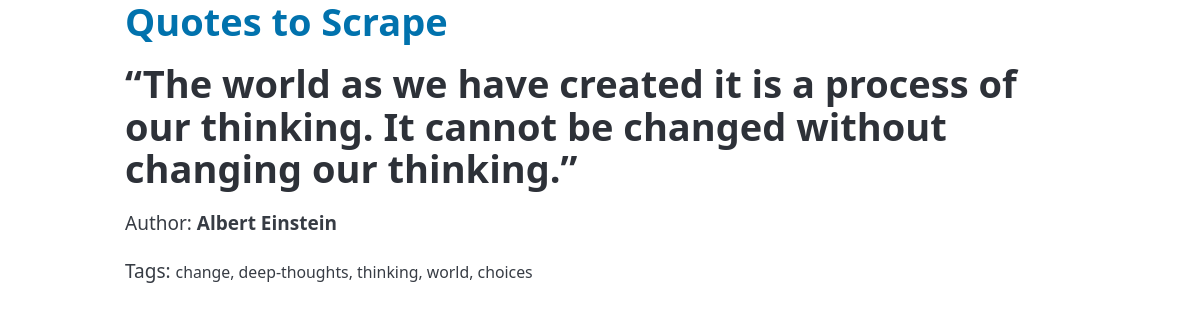
/detail/1, run on the app's committed database.
### copysite/models.py (models this page shows, shortened)
class Quotes(models.Model):
    text = models.TextField()
    author = models.ForeignKey(Author, on_delete=models.CASCADE, default=None, null=True)
    tags = models.ManyToManyField(Tag)

class Author(models.Model):
    fullname = models.CharField(max_length=100, null=False)
    born = models.CharField(max_length=30)
    location = models.CharField(max_length=150, null=True)
    bio = models.TextField()
    def __str__(self):
        return f'{self.fullname}'

class Tag(models.Model):
    name = models.CharField(max_length=55, null=False, unique=True)
    def __str__(self):
        return self.name

### copysite/views.py (the view)
# urls.py: path('detail/<int:quote_id>', views.detail, name='detail'),
def detail(request, quote_id):
    quote = get_object_or_404(Quotes, pk=quote_id)
    return render(request, "copysite/detail.html", {"quote": quote})

### copysite/templatetags/extract_tags.py (called while the page is built)
def tags(quote_tags):
    return ', '.join([str(name) for name in quote_tags.all()])

### copysite/templates/copysite/detail.html
{% extends "copysite/base.html" %} {% load extract_tags %} {% block content %}
<h1>{{quote.text}}</h1>
<p>Author: <b>{{quote.author}}</b></p>
<p>Tags: <small> {{ quote.tags|tags }} </small></p>
{% endblock %}

### data on the page
Quotes: text "“The world as we have created it is a process of our thinking. It cannot be changed without changing our thinking.”", author "Albert Einstein", tags|tags "change, deep-thoughts, thinking, world, choices"
